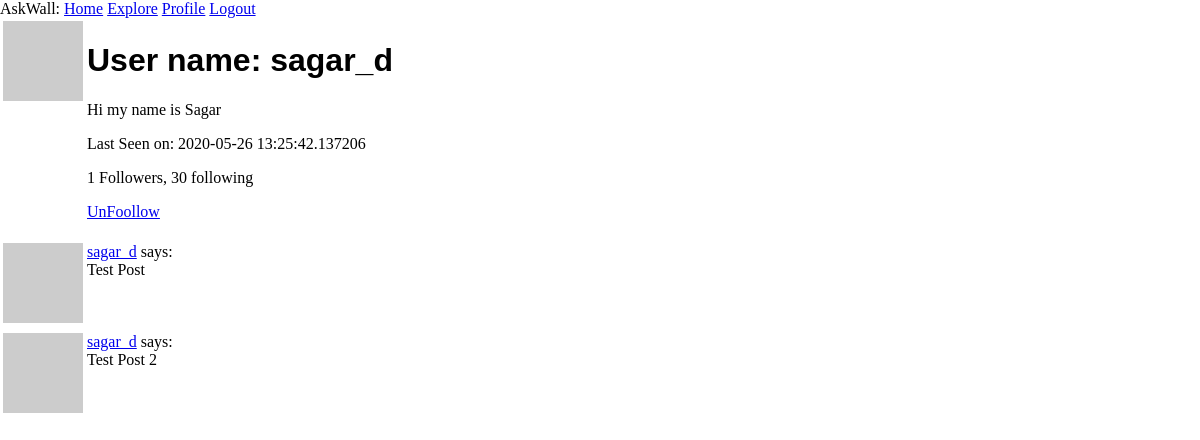
Before: /user/sagar_d (signed in) with the older database file.
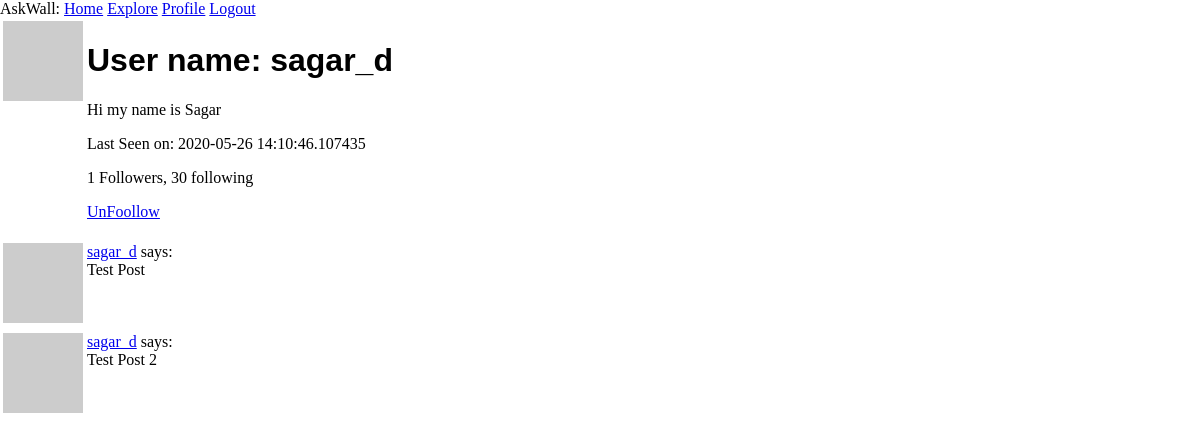
After: the same page with the newer database file.
### app/models.py (models this page shows, shortened)
class User(UserMixin, db.Model):
	id = db.Column(db.Integer, primary_key= True)
	username = db.Column(db.String(64), index = True)
	email = db.Column(db.String(120), index = True)
	password_hash = db.Column(db.String(128))
	posts = db.relationship('Post', backref='author', lazy='dynamic')
	about_me = db.Column(db.String(150))
	last_seen = db.Column(db.DateTime, default=datetime.utcnow)
	followed = db.relationship(
		'User', secondary=followers,
		primaryjoin = (followers.c.follower_id == id),
		secondaryjoin = (followers.c.followed_id == id),
		backref = db.backref('followers', lazy='dynamic'), lazy ='dynamic')
	def avatar(self, size):
		digest = md5(self.email.lower().encode('utf-8')).hexdigest()
		return 'http://www.gravatar.com/avatar/{}?d=identicon&s={}'.format(digest, size)
	def is_following(self, user):
		return self.followed.filter(
			followers.c.followed_id == user.id).count() > 0

### app/routes.py (the view)
@app.route('/user/<username>')
@login_required
def user(username):
	user = User.query.filter_by(username=username).first_or_404()
	posts = [
		{'author': user, 'body':'Test Post'},
		{'author': user, 'body':'Test Post 2'}
	]
	return render_template('user.html', user=user, posts=posts)

### app/models.py (called while the page is built)
@login.user_loader
def load_user(id):
	return User.query.get(int(id))

### app/routes.py (called while the page is built)
@app.before_request
def before_request():
	if current_user.is_authenticated:
		current_user.last_seen = datetime.utcnow()
		db.session.commit()

### app/templates/user.html
{% extends "base.html" %}
{% block content %}
	<table>
		<tr valign="top">
			<td><img src="{{ user.avatar(128) }}"></td>
			<td>
				<h1> User name: {{ user.username }}</h1>
				{% if user.about_me %}
					<p> {{ user.about_me }}</p>
				{% endif %}
				{% if user.last_seen %}
					<p>Last Seen on: {{ user.last_seen }}</p>
				{% endif %}
				<p> {{user.followers.count() }} Followers, {{ user.followed.count() }} following</p>
				{% if user == current_user %}
					<p><a href="{{ url_for('edit_profile') }}">Edit Profile</a></p>
				{% elif current_user.is_following(user) %}
				<p><a href="{{ url_for('unfollow', username= user.username) }}">UnFoollow</a></p>
				{% elif not current_user.is_following(user) %}
				<p><a href="{{ url_for('follow', username= user.username) }}">Foollow</a></p>
				{% endif %}
			</td>
		</tr>
	</table>
	{% for post in posts %}
		{% include "_post.html" %}
	{% endfor %}
{% endblock %}

### app/templates/_post.html
<table>
    <tr valign="top">
        <td><img src="{{ post.author.avatar(36) }}"></td>
        <td><a href="{{ url_for('user', username=post.author.username) }}">{{ post.author.username }}</a> says:<br>{{ post.body }}</td>
    </tr>
</table>

Changed rows visible on the page:
changed User "sagar_d": last_seen "2020-05-26 13:25:42.137206" → "2020-05-26 14:10:46.107435"
